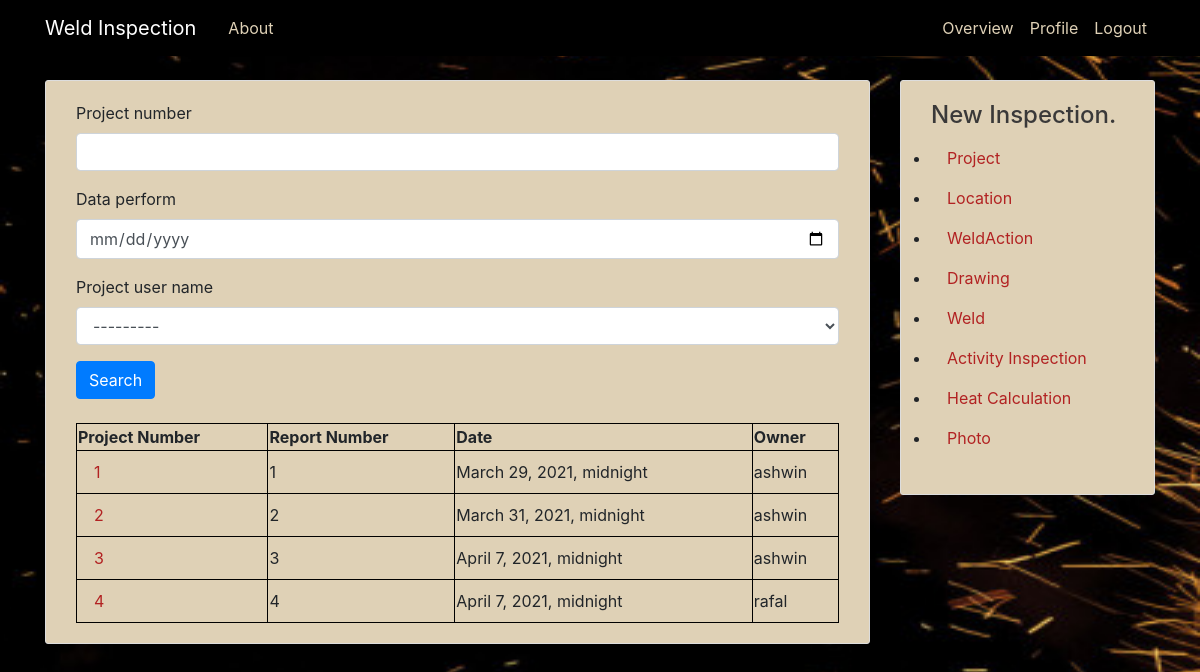
The page /overview/proj (signed in) on the database its author committed.
### inspection/models.py (models this page shows, shortened)
class project(models.Model):
    project_number=models.IntegerField(primary_key=True)
    report_number=models.IntegerField(unique=True)
    data_perform=models.DateTimeField(default=datetime.now())
    project_user_name=models.ForeignKey(User,on_delete=models.CASCADE)

### inspection/views.py (the view)
# urls.py: path('overview/proj',projectListView.as_view(),name='inspection-project_view'),
class projectListView(ListView):
    model=project
    template_name='inspection/project_list.html'
    def get_context_data(self, **kwargs):
        context=super().get_context_data(**kwargs)
        context['filter']=ProjectFilter(self.request.GET,queryset=self.get_queryset())
        return context

### inspection/templates/inspection/project_list.html
{% extends "inspection/base.html" %}
{% load crispy_forms_tags %}
{% load widget_tweaks %}
{% block content %}
<article class="media content-section">
  <div class="media-body">
    <form method="GET">
      {{filter.form|crispy}}
      <button type="submit" class="btn btn-primary">Search</button>
    </form>
    <br>
    <table style=" border:1px solid black;width:100%;border-collapse: collapse;">
  <tr>
      <th style=" border:1px solid black;"> Project Number</th>
      <th style=" border:1px solid black;"> Report Number</th>
      <th style=" border:1px solid black;"> Date</th>
      <th style=" border:1px solid black;"> Owner </th>
  </tr>
      {% for column in filter.qs %}
      <tr>
          <td style=" border:1px solid black;"><a class="nav-item nav-link" style="color:firebrick;" href="{% url 'inspection-overall' column.project_number %}">{{column.project_number}}</a></td>
          <td style=" border:1px solid black;">{{column.report_number}}</td>
          <td style=" border:1px solid black;" class="datepicker">{{column.data_perform}}</td>
          <td style=" border:1px solid black;">{{column.project_user_name}}</td>
      </tr>
      {% endfor %}
</table>
  </div>
</article>
{% endblock content %}

### inspection/static/inspection/style.css (style rules this page uses)
body { margin-top: 5rem; background: url('/media/weldpic2.jpg'); background-size: 1800px 900px; background-repeat: no-repeat; background-position: bottom; background-attachment: fixed; }
.content-section { background: #dfd1b6; padding: 20px 30px; border: 1px solid #dddddd; border-radius: 3px; margin-bottom: 20px; }

### rows shown on the page
project: project_number "1", report_number "1", data_perform "March 29, 2021, midnight", project_user_name "ashwin"
project: project_number "2", report_number "2", data_perform "March 31, 2021, midnight", project_user_name "ashwin"
project: project_number "3", report_number "3", data_perform "April 7, 2021, midnight", project_user_name "ashwin"
project: project_number "4", report_number "4", data_perform "April 7, 2021, midnight", project_user_name "rafal"
